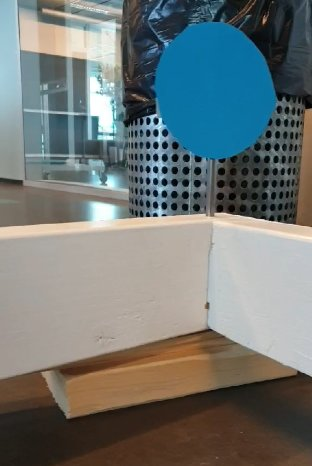
#> input picture MA4/img/blue.jpg, 312 x 466 px
$ python -i color_detector.py   (imports and definitions only)   (older library calls are emulated)
#> lines starting #> are read from the running program, lines starting #| are printed output that depends on the picture
#! /usr/bin/env python3.7

import cv2
import numpy as np
import time
import threading
from time import sleep
import utils
import globals
from dataclasses import dataclass
SHARED_IMG = None


# [17 lines left out: functions blue_mask, green_mask, purple_mask, not called in this run]

MASK = green_mask

# [12 lines that did not run here, left out]


@dataclass
class Blob:
    area: float
    d2c:  float
    d2b:  float


# [6 lines left out: function parse_blob, not called in this run]


def find_blobs(bicolor_img, show_im=False):
    output = bicolor_img.copy()
    image_height, image_width, _ = output.shape
    cnts = find_contours(bicolor_img)
    blobs = []
    for cnt in cnts:
        if cv2.contourArea(cnt) > globals.MIN_CNT_AREA:
            center = utils.get_center(cnt)
            cv2.drawContours(output, [cnt], -1, (255, 255, 0), 2)
            cv2.circle(output, center, 7, (255, 255, 255), -1)
            cv2.line(output, (center[0],image_height), ( center[0],0), (0,255,255), 2)
            cv2.line(output, (image_width,center[1]), (0, center[1]), (255,0,255), 2)
            b = parse_blob(cnt, image_width, image_height)
            blobs.append(b)
            # print(b)
            if show_im:
                print("show_im", show_im)
                utils.show(output)
                # imshow('find_blobs', output)
    return blobs

def find_best_prey(blobs):
    return sorted(blobs, key=lambda b: b.d2b)[0]


# [19 lines of commented-out code are left out]


# [167 lines left out: functions apply_mask, cam_thread, start_thread_video, raspi_take_picture, get_width_cam, find_prey and 1 more, not called in this run]

# [13 lines not run here, left out]

>>> import cv2
>>> picture = cv2.imread('img/blue.jpg', cv2.IMREAD_GRAYSCALE)
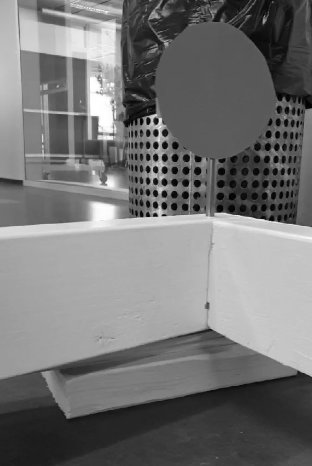
#> picture: shape (466, 312); min 0, max 255, mean 116.8
>>> result = find_blobs(picture)
#> (the run stopped early here; a loop or call above may not have finished)

$ run again, on MA4/img/green.jpg
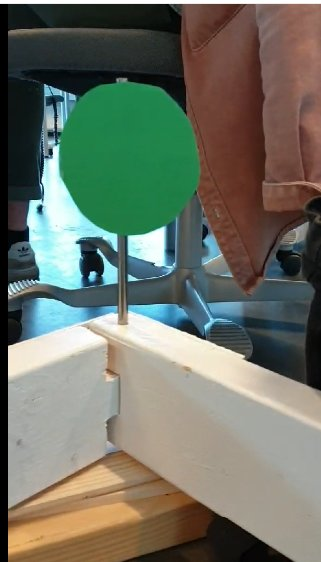
#> input picture MA4/img/green.jpg, 321 x 562 px
#> `picture = cv2.imread('img/blue.jpg', cv2.IMREAD_GRAYSCALE)`:
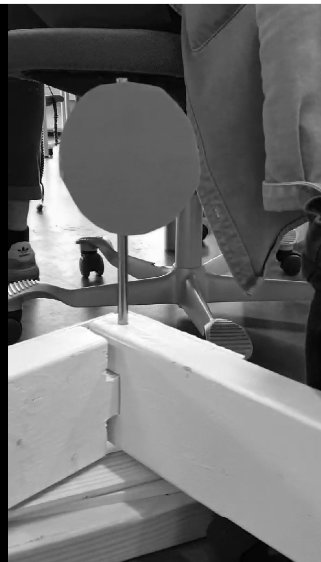
#> picture: shape (562, 321); min 0, max 255, mean 110.6

$ run again, on MA4/img/red.jpg
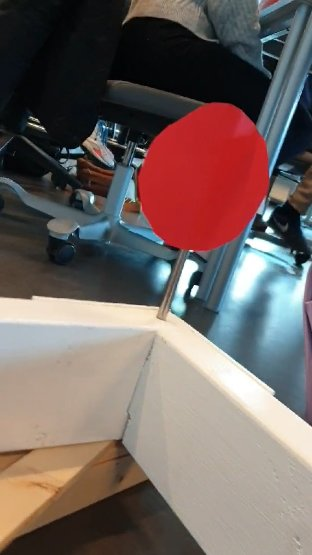
#> input picture MA4/img/red.jpg, 312 x 555 px
#> `picture = cv2.imread('img/blue.jpg', cv2.IMREAD_GRAYSCALE)`:
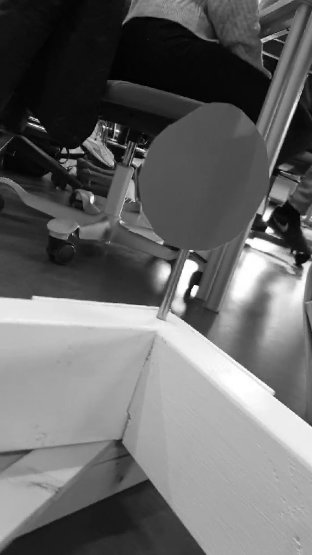
#> picture: shape (555, 312); min 0, max 255, mean 103.6

$ run again, on MA4/img/yellow.jpg
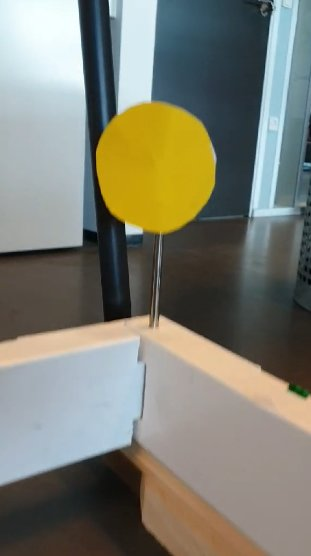
#> input picture MA4/img/yellow.jpg, 311 x 556 px
#> `picture = cv2.imread('img/blue.jpg', cv2.IMREAD_GRAYSCALE)`:
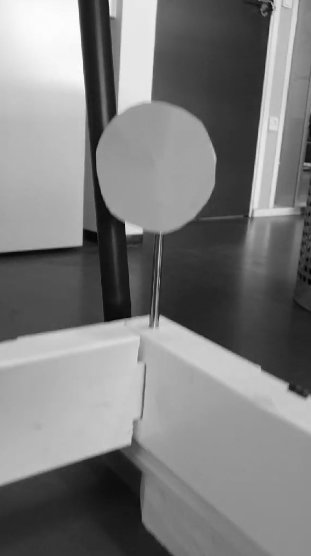
#> picture: shape (556, 311); min 0, max 255, mean 125.1
